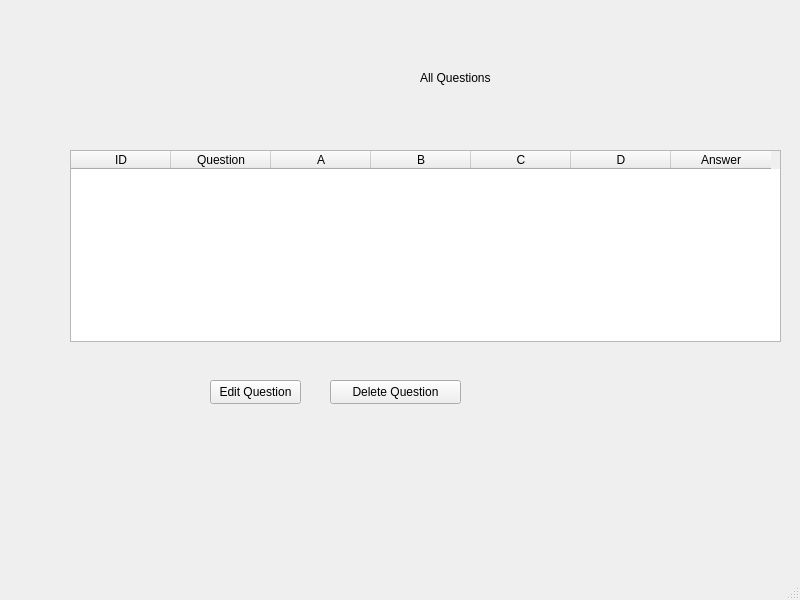
<?xml version="1.0" encoding="UTF-8"?>
<ui version="4.0">
 <class>ViewQuestions</class>
 <widget class="QMainWindow" name="ViewQuestions">
  <property name="geometry">
   <rect>
    <x>0</x>
    <y>0</y>
    <width>800</width>
    <height>600</height>
   </rect>
  </property>
  <property name="windowTitle">
   <string>MainWindow</string>
  </property>
  <widget class="QWidget" name="centralwidget">
   <widget class="QLabel" name="label">
    <property name="geometry">
     <rect>
      <x>420</x>
      <y>70</y>
      <width>111</width>
      <height>16</height>
     </rect>
    </property>
    <property name="text">
     <string>All Questions</string>
    </property>
   </widget>
   <widget class="QTableWidget" name="questionTableWidget">
    <property name="geometry">
     <rect>
      <x>70</x>
      <y>150</y>
      <width>711</width>
      <height>192</height>
     </rect>
    </property>
    <property name="columnCount">
     <number>7</number>
    </property>
    <attribute name="horizontalHeaderShowSortIndicator" stdset="0">
     <bool>true</bool>
    </attribute>
    <column>
     <property name="text">
      <string>ID</string>
     </property>
    </column>
    <column>
     <property name="text">
      <string>Question</string>
     </property>
    </column>
    <column>
     <property name="text">
      <string>A</string>
     </property>
    </column>
    <column>
     <property name="text">
      <string>B</string>
     </property>
    </column>
    <column>
     <property name="text">
      <string>C</string>
     </property>
    </column>
    <column>
     <property name="text">
      <string>D</string>
     </property>
    </column>
    <column>
     <property name="text">
      <string>Answer</string>
     </property>
    </column>
   </widget>
   <widget class="QPushButton" name="deleteButton">
    <property name="geometry">
     <rect>
      <x>330</x>
      <y>380</y>
      <width>131</width>
      <height>24</height>
     </rect>
    </property>
    <property name="text">
     <string>Delete Question</string>
    </property>
   </widget>
   <widget class="QPushButton" name="editButton">
    <property name="geometry">
     <rect>
      <x>210</x>
      <y>380</y>
      <width>91</width>
      <height>24</height>
     </rect>
    </property>
    <property name="text">
     <string>Edit Question</string>
    </property>
   </widget>
  </widget>
  <widget class="QMenuBar" name="menubar">
   <property name="geometry">
    <rect>
     <x>0</x>
     <y>0</y>
     <width>800</width>
     <height>21</height>
    </rect>
   </property>
  </widget>
  <widget class="QStatusBar" name="statusbar"/>
 </widget>
 <resources/>
 <connections/>
</ui>
